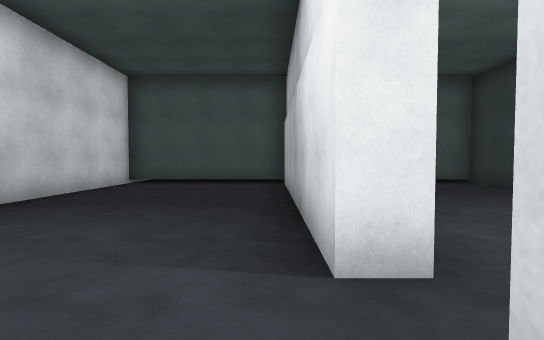
[1] (above)

23 first-person views from a walk through a Unity game level. The camera is 1.2 m above the floor, tilts 2° down and sees 85° across. The floor is counted in squares, 2 m on a side. Each view is taken from the middle of a square. On the plan, view 1 faces up. The plan holds only what a view shows up to about 9 squares ahead; the rest is blank. The place goes on beyond the plan. The player is left out. Door leaves are left out, so doorways stand open. Some surface patterns are stand-ins.

[2]
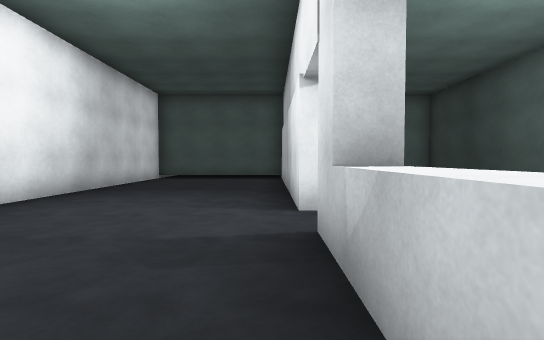

[3]
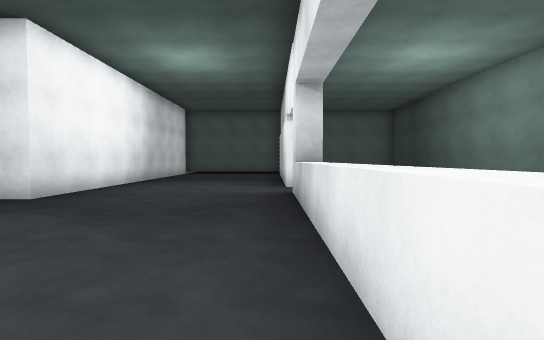

[4]
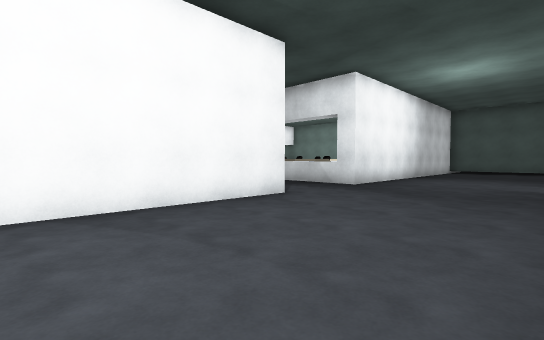

[5]
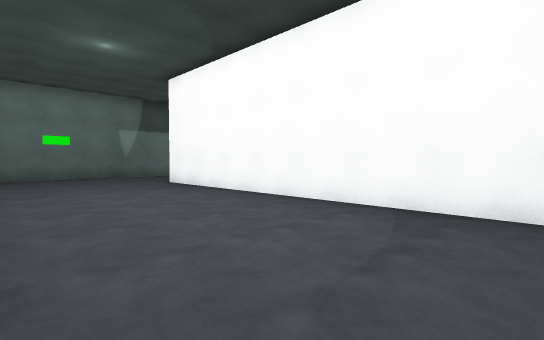

[6]
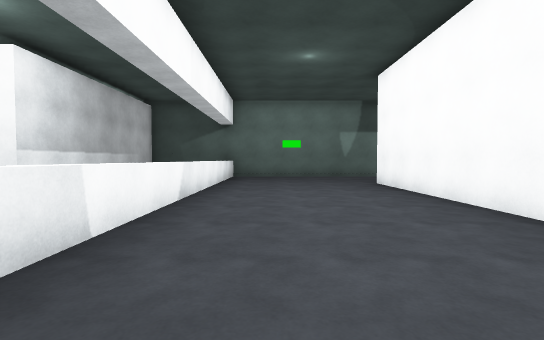

[7]
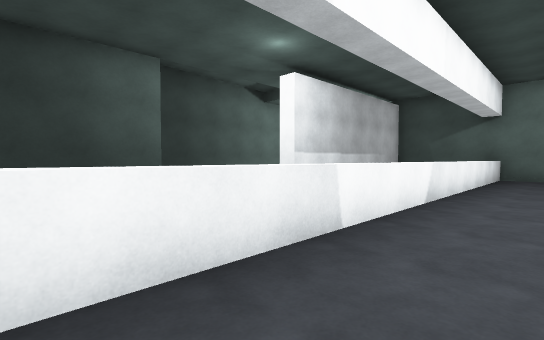

[8]
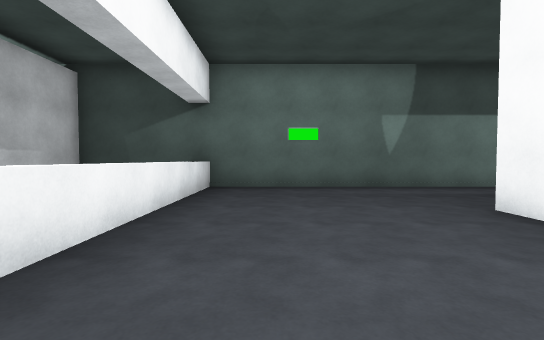

[9]
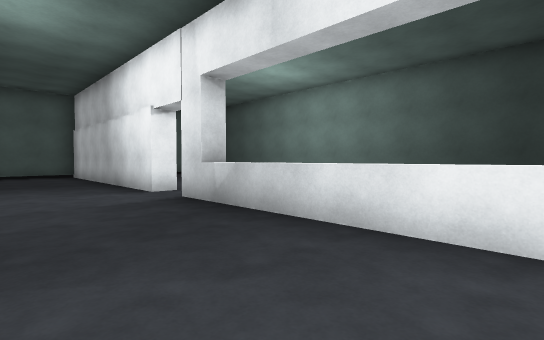

[10]
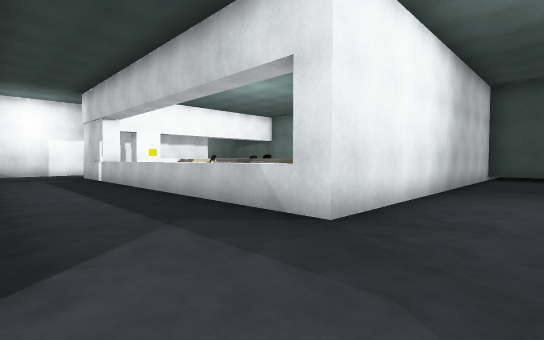

[11]
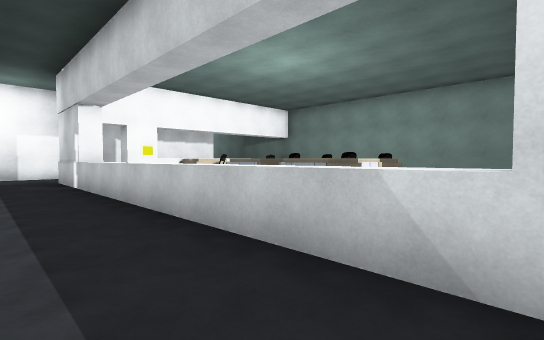

[12]
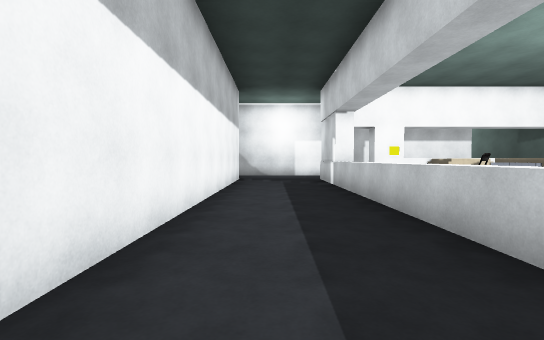

[13]
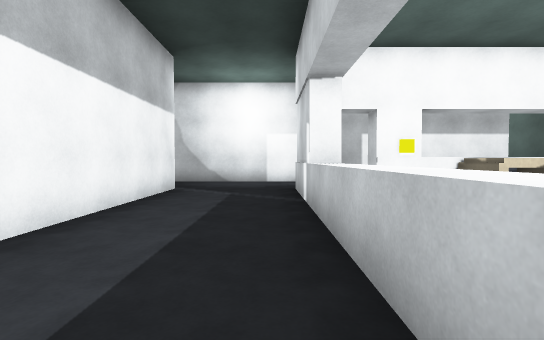

[14]
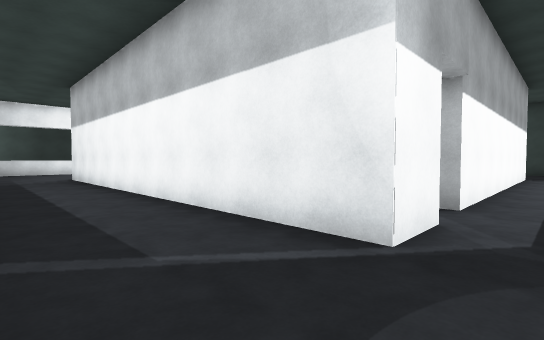

[15]
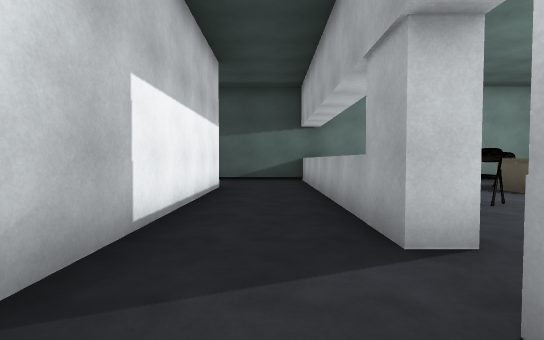

[16]
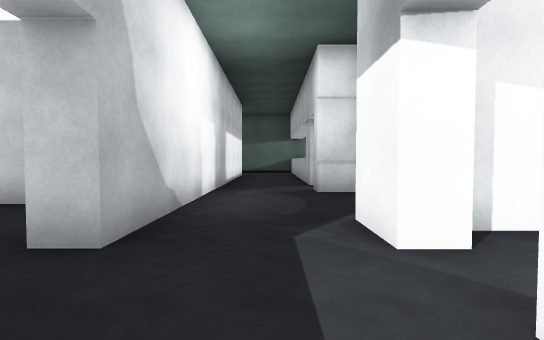

[17]
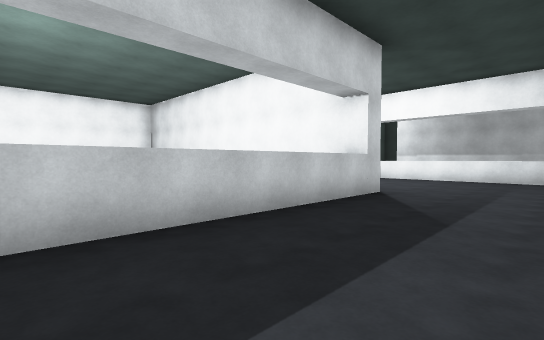

[18]
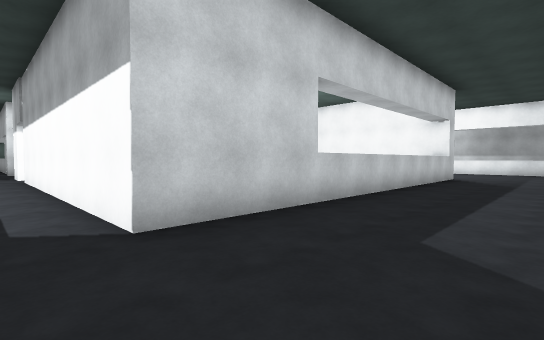

[19]
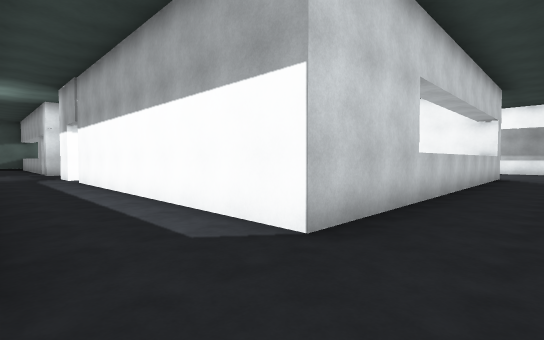

[20]
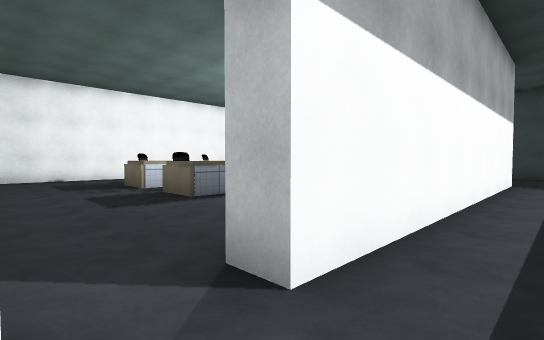

[21]
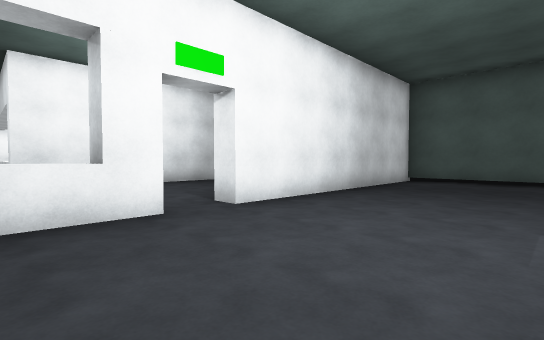

[22]
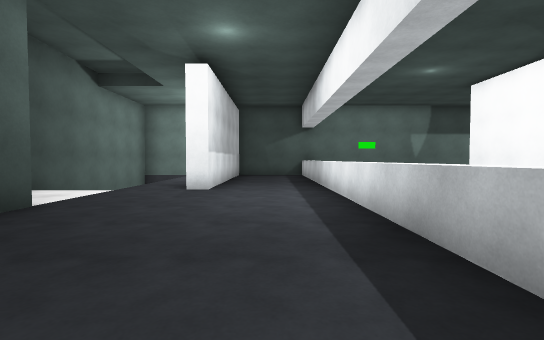

[23]
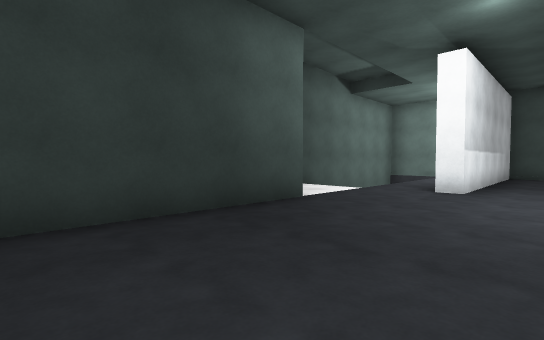

### Floor plan
Key: @ floor where view 1 was taken; # wall or solid block; . main floor; - floor 6.25 m lower than the main floor; / step, stairs or slope; D open door; = window, fence, low wall or low ledge; ^ raised ledge; O other object.
Columns run from 18 left of view 1 to 7 right of it. Each row starts with its distance up from view 1.
  8             ############
  7    ..-        #....#...#
  6    ..-        #....#...#
  5    #.-  .OOO  #....#...#
  4    #.- ..OOO  #....#...#
  3    #.#OO.OOO  #....#...#
  2    #.^OD OOO  #D...#...#
  1    #.D#       #....D...#
  0    #.D#^^^^^^^#...@#...#
 -1    #...............^...#
 -2 ####...............^   #
 -3  .##.##########....^   #
 -4   #D.D        #....^...#
 -5   #D.D .......#....^...#
 -6    ..# ..O.O..#....^...#
 -7    ..#  OOOOO.#....^...#
 -8    ..#  O O   #....^....
 -9    ..#        #....^.....#
-10    ..#        #....^.////#
-11    ..#        #....^./// #
-12    ..###^^^^^^#....^./// #
-13    ................^./
-14    ................^
-15     ..............=^
-16                  ==

Where each view was taken, in squares from view 1:
view 1: 0 up, 0 right, facing up
view 2: 2 down, 0 right, facing up
view 3: 5 down, 0 right, facing up
view 4: 7 down, 0 right, facing up-left
view 5: 5 down, 0 right, facing down-left
view 6: 5 down, 1 left, facing down
view 7: 5 down, 1 left, facing down-right
view 8: 9 down, 1 left, facing down
view 9: 4 down, 2 left, facing up-right
view 10: 3 down, 2 left, facing up-left
view 11: 2 down, 4 left, facing up-left
view 12: 2 down, 4 left, facing left
view 13: 1 down, 7 left, facing left
view 14: 1 down, 14 left, facing down-right
view 15: 1 down, 14 left, facing up
view 16: 6 down, 14 left, facing up
view 17: 15 down, 9 left, facing up-right
view 18: 15 down, 14 left, facing up-right
view 19: 14 down, 15 left, facing up-right
view 20: 4 down, 14 left, facing down-right
view 21: 1 down, 4 right, facing up-left
view 22: 4 down, 2 right, facing down
view 23: 4 down, 2 right, facing down-right
